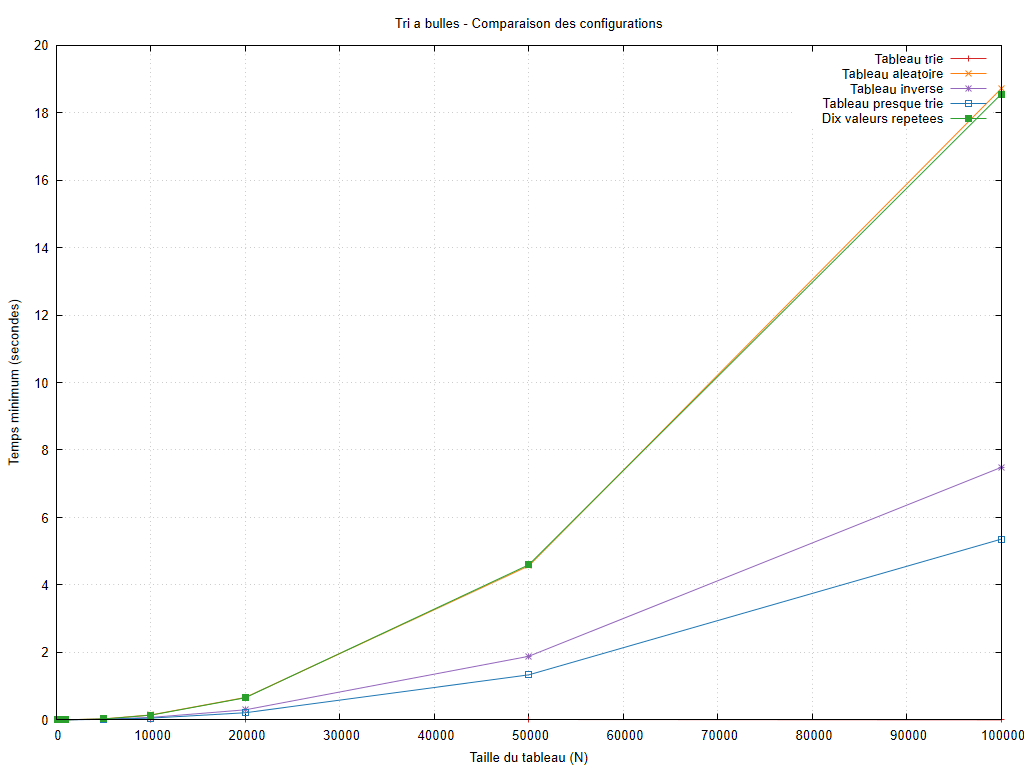

Generate this figure with gnuplot:
set encoding utf8
set terminal pngcairo size 1024,768 font 'Arial,10'
set output 'graphiques/20261010_184935/cases/bubble_sort_cases.png'
set datafile missing 'non_mesure'
set title 'Tri a bulles - Comparaison des configurations'
set xlabel 'Taille du tableau (N)'
set ylabel 'Temps minimum (secondes)'
set grid
set yrange [0:*]
plot 'resultats/20261010_184935/cases/bubble_sort_cases.dat' using 1:2 title 'Tableau trie' with linespoints lc rgb '#d62728', 'resultats/20261010_184935/cases/bubble_sort_cases.dat' using 1:3 title 'Tableau aleatoire' with linespoints lc rgb '#ff7f0e', 'resultats/20261010_184935/cases/bubble_sort_cases.dat' using 1:4 title 'Tableau inverse' with linespoints lc rgb '#9467bd', 'resultats/20261010_184935/cases/bubble_sort_cases.dat' using 1:5 title 'Tableau presque trie' with linespoints lc rgb '#1f77b4', 'resultats/20261010_184935/cases/bubble_sort_cases.dat' using 1:6 title 'Dix valeurs repetees' with linespoints lc rgb '#2ca02c'
unset output
